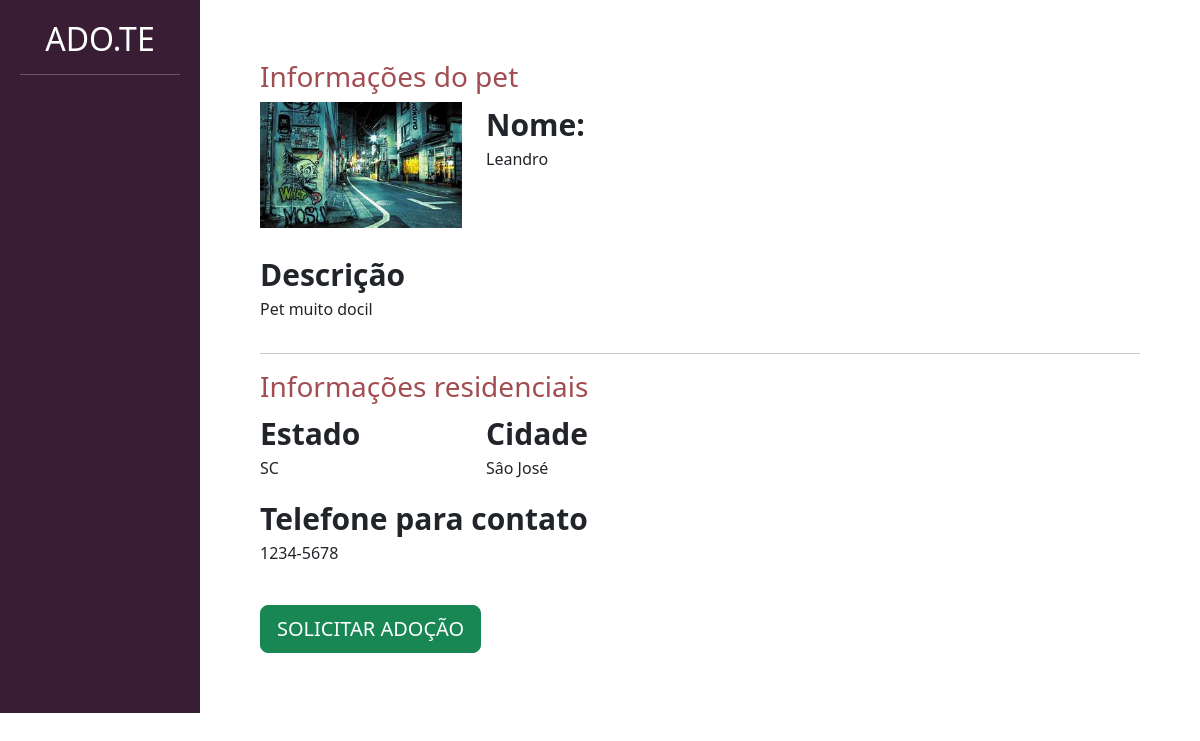
The app's page /divulgar/ver_pet/6 (signed in) with its own data.
### divulgar/models.py (models this page shows, shortened)
class Pet(models.Model):
    choice_status = (
        ('P', 'Para adoção'),
        ('A', 'Adotado')
    )
    usuario = models.ForeignKey(User, on_delete=models.DO_NOTHING)
    foto = models.ImageField(upload_to='fotos_pets')
    nome = models.CharField(max_length=100)
    descricao = models.TextField()
    estado = models.CharField(max_length=50)
    cidade = models.CharField(max_length=50)
    telefone = models.CharField(max_length=14)
    tags = models.ManyToManyField(Tag)
    raca = models.ForeignKey(Raca, on_delete=models.DO_NOTHING)
    status = models.CharField(max_length=1, choices=choice_status, default='P')

### divulgar/views.py (the view)
# urls.py: path('ver_pet/<int:id>', views.ver_pet, name='ver_pet'),
@login_required
def ver_pet(request, id):
    if request.method == 'GET':
        pet = Pet.objects.get(id=id)
        return render(request, 'divulgar/ver_pet.html', {'pet': pet})

### divulgar/templates/divulgar/ver_pet.html (shortened to what this page needs)
{% load static %}
<!doctype html>
<html lang="pt-BR">
    <head>
    <link href="https://cdn.jsdelivr.net/npm/bootstrap@5.3.0-alpha1/dist/css/bootstrap.min.css" rel="stylesheet">
    <link href="{% static 'usuarios/css/cadastro.css' %}" rel="stylesheet">
    <link href="{% static 'divulgar/css/novo_pet.css' %}" rel="stylesheet">
    <link href="{% static 'divulgar/css/seus_pet.css' %}" rel="stylesheet">
    <link href="{% static 'adotar/css/listar_pets.css' %}" rel="stylesheet">
    </head>
    <body>
        <div class="container-fluid">
            <div class="row">
                <div class="col-md-2 bg-side-plataforma sidebar">
                    <h2>ADO.TE</h2>
                    <hr>
                </div>
                <div style="padding:60px" class="col-md">
                    <h3 class="font-vinho">Informações do pet</h3>
                    <div class="row">
                        <div class="col-md-3">
                            <img width="100%" src="{{pet.foto.url}}">
                        </div>
                        <div class="col-md-9">
                            <span class="span-bold">Nome:</span>
                            <p>{{ pet.nome }}</p>
                        </div>
                    </div>
                    <br>
                    <div class="row">
                        <div class="col-md-5">
                            <span class="span-bold">Descrição</span>
                            <p>{{ pet.descricao }}</p>
                        </div>
                        <div class="col-md-7">
                        </div>
                    </div>
                    <hr>
                    <div class="row">
                        <h3 class="font-vinho">Informações residenciais</h3>
                        <div class="col-md">
                            <div class="row">
                                <div class="col-md">
                                    <span class="span-bold">Estado</span>
                                    <p>{{ pet.estado }}</p>
                                </div>
                                <div class="col-md">
                                    <span class="span-bold">Cidade</span>
                                    <p>{{ pet.cidade }}</p>
                                </div>
                            </div>
                            <span class="span-bold">Telefone para contato</span>
                            <p>{{ pet.telefone }}</p>
                            <br>
                            <a href="{% url 'pedido_adocao' pet.id %}" class="btn btn-success btn-lg">SOLICITAR ADOÇÃO</a>
                        </div>
                        <div class="col-md">
                        </div>
                    </div>
                </div>
            </div>
        </div>
    </body>
</html>

### templates/static/divulgar/css/novo_pet.css (style rules this page uses)
.sidebar { text-align: center; padding: 20px; }
.font-vinho { color: #A24D52; }

### templates/static/adotar/css/listar_pets.css (style rules this page uses)
.span-bold { font-weight: bold; font-size: 30px; }
.bg-side-plataforma { background-color: #391D34; color: white; }

### records on screen
Pet: foto (picture), nome "Leandro", descricao "Pet muito docil", estado "SC", cidade "Sâo José", telefone "1234-5678"
